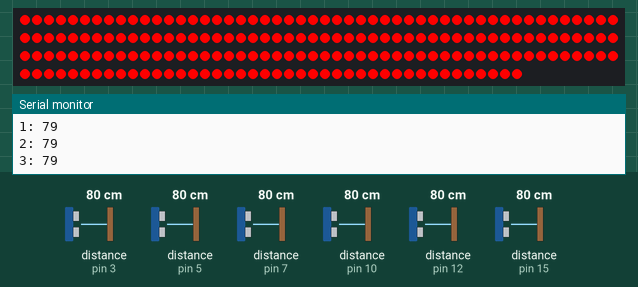
Bench run of a sketch on a simulated Arduino Uno, built with avr-gcc and run on an emulated ATmega328P. On the bench: 192 RGB LEDs in strip order, left to right, continuing on the next row, the last lines printed to the serial monitor. Wiring (inferred from the names in the program): 6 × ultrasonic range finder: trigger pin 2, echo pin 3 / trigger pin 4, echo pin 5 / trigger pin 6, echo pin 7 / trigger pin 8, echo pin 10 / trigger pin 11, echo pin 12 / trigger pin 14, echo pin 15. The inputs (shaded band) are chosen by the test bench; at power-on: distance to the obstacle (sensors on pin 3, pin 12, pin 5, pin 10, pin 7, pin 15) 80 cm. The echo pulse lasts 58.3 µs per cm.

Above: at 1.2 s.
1.3 s: distance to the obstacle (sensor on pin 3) set to 107 cm
2.8 s: distance to the obstacle (sensor on pin 3) set to 113 cm
5.8 s: distance to the obstacle (sensor on pin 12) set to 250 cm
7.4 s: distance to the obstacle (sensor on pin 5) set to 299 cm
At 7.6 s:
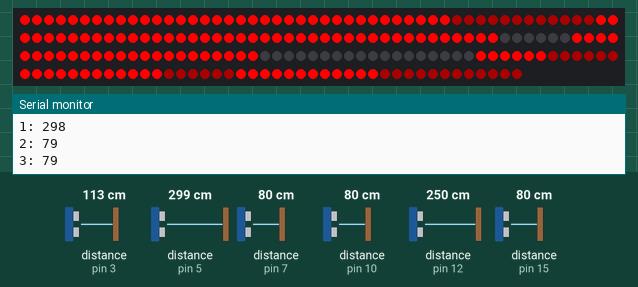
8.9 s: distance to the obstacle (sensor on pin 10) set to 2 cm
10.8 s: distance to the obstacle (sensor on pin 7) set to 299 cm
At 14.7 s:
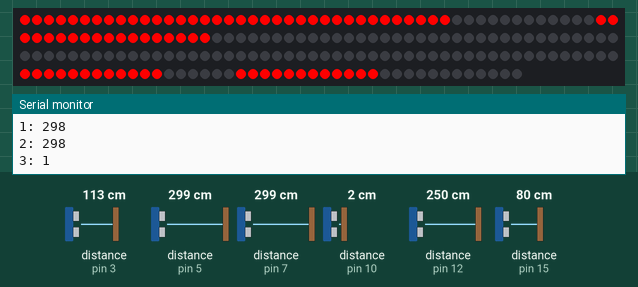
Timing chart, 0 to 15.0 s (numbered marks = the images above; inputs shaded):
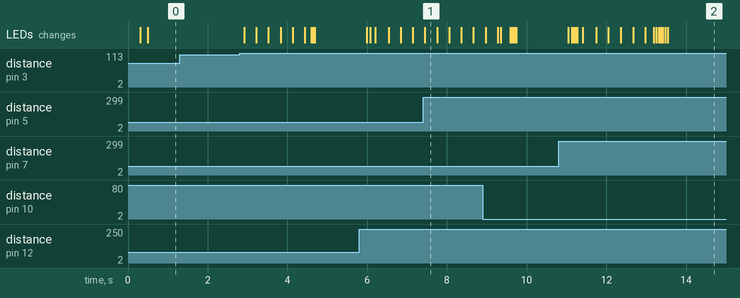

The sketch:

ledwall.ino
```cpp
#include <FastLED.h>

#define LED_PIN 9
#define NUM_LEDS 192          // 32 segments x 6 LEDs
#define NUM_SEGMENTS 32
#define NUM_ZONES 6
#define NUM_SENSORS 6
#define MAX_SEGS_PER_ZONE 8   // largest zone (Zone 6) has 8

CRGB colour = CRGB(255, 0, 0);
CRGB leds[NUM_LEDS];

struct Segment {
  int start;
  int end;
  uint8_t brightness; // linear tracker, 0-255
  bool state;
};

struct Zone {
  int segIndex[MAX_SEGS_PER_ZONE]; // indices into segments[]
  int segCount;
};

struct Sensor {
  int trig;
  int echo;
  int zone;
};

Segment segments[NUM_SEGMENTS] = {
  {0,5,0,false},        // Segment 1
  {6,11,0,false},       // Segment 2
  {12,17,0,false},      // Segment 3
  {18,23,0,false},      // Segment 4
  {24,29,0,false},      // Segment 5
  {30,35,0,false},      // Segment 6
  {36,41,0,false},      // Segment 7
  {42,47,0,false},      // Segment 8
  {48,53,0,false},      // Segment 9
  {54,59,0,false},      // Segment 10
  {60,65,0,false},      // Segment 11
  {66,71,0,false},      // Segment 12
  {72,77,0,false},      // Segment 13
  {78,83,0,false},      // Segment 14
  {84,89,0,false},      // Segment 15
  {90,95,0,false},      // Segment 16
  {96,101,0,false},     // Segment 17
  {102,107,0,false},    // Segment 18
  {108,113,0,false},    // Segment 19
  {114,119,0,false},    // Segment 20
  {120,125,0,false},    // Segment 21
  {126,131,0,false},    // Segment 22
  {132,137,0,false},    // Segment 23
  {138,143,0,false},    // Segment 24
  {144,149,0,false},    // Segment 25
  {150,155,0,false},    // Segment 26
  {156,161,0,false},    // Segment 27
  {162,167,0,false},    // Segment 28
  {168,173,0,false},    // Segment 29
  {174,179,0,false},    // Segment 30
  {180,185,0,false},    // Segment 31
  {186,191,0,false},    // Segment 32
};

Zone zones[NUM_ZONES] = {
  { {20, 21, 22, 15}, 4 },       // Zone 1
  { {19, 14, 16, 17, 18}, 5 },   // Zone 2
  { {11, 12, 13, 23}, 4 },       // Zone 3
  { {25, 26, 9, 10, 8}, 5 },     // Zone 4
  { {24, 27, 30, 31, 6, 7}, 6 }, // Zone 5
  { {0, 1, 2, 3, 4, 5, 28, 29}, 8 }, // Zone 6
};

Sensor sensors[NUM_SENSORS] = {
  {2,  3,  0}, // Sensor 1 -> Zone 1
  {4,  5,  1}, // Sensor 2 -> Zone 2
  {6,  7,  2}, // Sensor 3 -> Zone 3
  {8,  10, 3}, // Sensor 4 -> Zone 4
  {11, 12, 4}, // Sensor 5 -> Zone 5
  {14, 15, 5}, // Sensor 6 -> Zone 6
};

// --- non-blocking timing state ---
unsigned long lastSensorRead = 0;
const unsigned long sensorInterval = 20; // ms between sensor reads (crosstalk spacing)
int currentSensor = 0;

unsigned long lastFadeUpdate = 0;
const unsigned long fadeInterval = 15; // ms between fade steps

long getDistance(int trigPin, int echoPin) {
  digitalWrite(trigPin, LOW);
  delayMicroseconds(2);

  digitalWrite(trigPin, HIGH);
  delayMicroseconds(10);
  digitalWrite(trigPin, LOW);

  long duration = pulseIn(echoPin, HIGH, 30000);
  if (duration == 0) {
    return -1;
  }
  return duration * 0.0343 / 2;
}

void fillSegment(Segment &segment) {
  uint8_t eased = ease8InOutQuad(segment.brightness);
  for (int i = segment.start; i <= segment.end; i++) {
    leds[i] = colour;
    leds[i].nscale8(eased);
  }
}

void changeStates() {
  bool anyChanged = false;

  for (int i = 0; i < NUM_SEGMENTS; i++) {
    uint8_t brightness = segments[i].brightness;
    bool changed = false;

    if (segments[i].state && brightness < 255) {
      segments[i].brightness = (brightness + 15 > 255) ? 255 : brightness + 10;
      changed = true;
    }
    if (!segments[i].state && brightness > 0) {
      segments[i].brightness = (brightness < 2) ? 0 : brightness - 2;
      changed = true;
    }

    if (changed) {
      fillSegment(segments[i]);
      anyChanged = true;
    }
  }

  if (anyChanged) {
    FastLED.show();
  }
}

void readNextSensor() {
  Sensor s = sensors[currentSensor];
  long distance = getDistance(s.trig, s.echo);

  Serial.print(currentSensor);
  Serial.print(": ");
  Serial.println(distance);

  if (distance >= 0) {
    bool occupied = (distance < 110);
    Zone &z = zones[s.zone];
    for (int i = 0; i < z.segCount; i++) {
      segments[z.segIndex[i]].state = occupied;
    }
  }

  currentSensor = (currentSensor + 1) % NUM_SENSORS;
}

void setup() {
  for (int i = 0; i < NUM_SENSORS; i++) {
    pinMode(sensors[i].trig, OUTPUT);
    pinMode(sensors[i].echo, INPUT);
  }

  FastLED.addLeds<WS2812B, LED_PIN, GRB>(leds, NUM_LEDS);
  FastLED.clear();
  FastLED.show();

  Serial.begin(9600);
}

void loop() {
  unsigned long now = millis();

  // Poll one sensor at a time, spaced out to avoid crosstalk
  if (now - lastSensorRead >= sensorInterval) {
    lastSensorRead = now;
    readNextSensor();
  }

  // Update LED fade independently of sensor timing
  if (now - lastFadeUpdate >= fadeInterval) {
    lastFadeUpdate = now;
    changeStates();
  }
}
```
